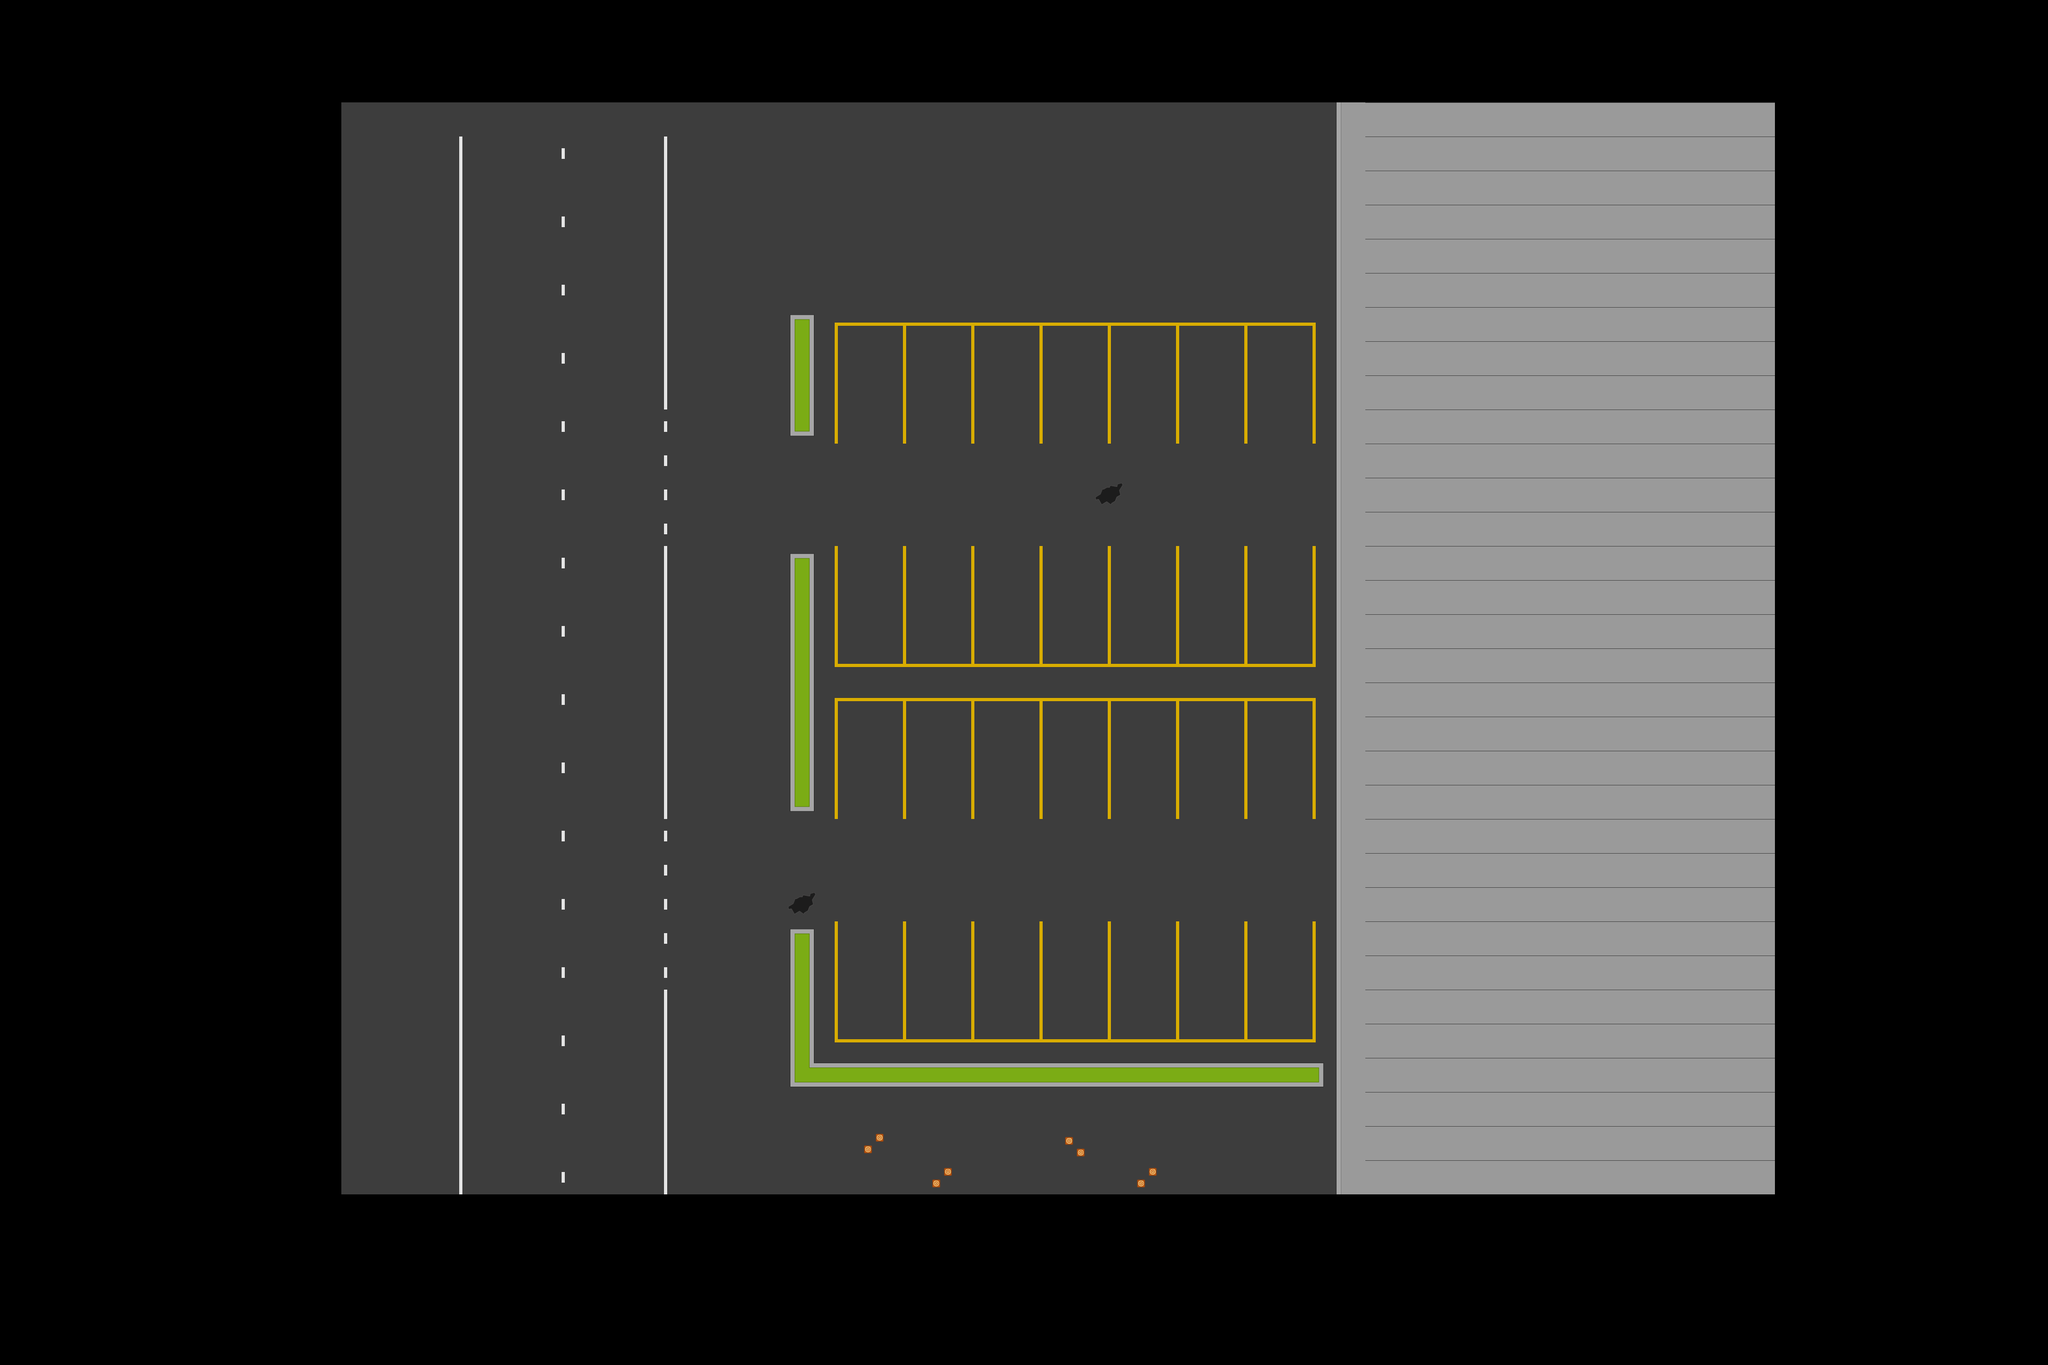

This game map was drawn from its Tiled (.tmx) file and the tilesets committed beside it. A one-line description and the trimmed map source follow:
An orthogonal 60x40 tile map with 64x64 px tiles, 1 tile layer (Lot) and 28 objects.

<map version="1.10" tiledversion="1.11.0" orientation="orthogonal" renderorder="right-down" width="60" height="40" tilewidth="64" tileheight="64" infinite="0" nextlayerid="4" nextobjectid="30">
 <tileset firstgid="1" source="parking_lot_set.tsx" />
 <layer id="1" name="Lot" width="60" height="40">
  <data>[2400 cells, 1344 non-empty, 22 distinct tile ids]</data>
 </layer>
 <objectgroup id="2" name="Cars">
  <object id="1" x="1585.33" y="626.667" width="96" height="198.667" />
  <object id="3" x="1710.67" y="627.333" width="96" height="198.667" />
  <object id="4" x="1837.33" y="620.667" width="96" height="198.667" />
  <object id="5" x="1966.67" y="620.666" width="96" height="198.667" />
  <object id="6" x="2098.67" y="620.667" width="96" height="198.667" />
  <object id="7" x="2224" y="622" width="96" height="198.667" />
  <object id="8" x="2349.33" y="622" width="96" height="198.667" />
  <object id="9" x="1840" y="1030" width="96" height="198.667" />
  <object id="10" x="1586.67" y="1035.33" width="96" height="198.667" />
  <object id="11" x="1712" y="1031.33" width="96" height="198.667" />
  <object id="12" x="1966.67" y="1026" width="96" height="198.667" />
  <object id="13" x="2094.67" y="1030" width="96" height="198.667" />
  <object id="14" x="2224" y="1032.67" width="96" height="198.667" />
  <object id="15" x="2350.67" y="1032.67" width="96" height="198.667" />
  <object id="16" x="1585.33" y="1332.67" width="96" height="198.667" />
  <object id="17" x="1713.33" y="1331.33" width="96" height="198.667" />
  <object id="18" x="1841.33" y="1331.33" width="96" height="198.667" />
  <object id="19" x="1966.67" y="1330" width="96" height="198.667" />
  <object id="20" x="2348" y="1324.67" width="96" height="198.667" />
  <object id="21" x="2094.67" y="1327.33" width="96" height="198.667" />
  <object id="22" x="2225.33" y="1323.33" width="96" height="198.667" />
  <object id="23" x="1585.33" y="1730.97" width="96" height="198.667" />
  <object id="24" x="1712.61" y="1727.94" width="96" height="198.667" />
  <object id="25" x="1839.88" y="1727.94" width="96" height="198.667" />
  <object id="26" x="1970.18" y="1734" width="96" height="198.667" />
  <object id="27" x="2100.48" y="1734" width="96" height="198.667" />
  <object id="28" x="2224.73" y="1730.97" width="96" height="198.667" />
  <object id="29" x="2352" y="1734" width="96" height="198.667" />
 </objectgroup>
 <objectgroup id="3" name="Parking" />
</map>
